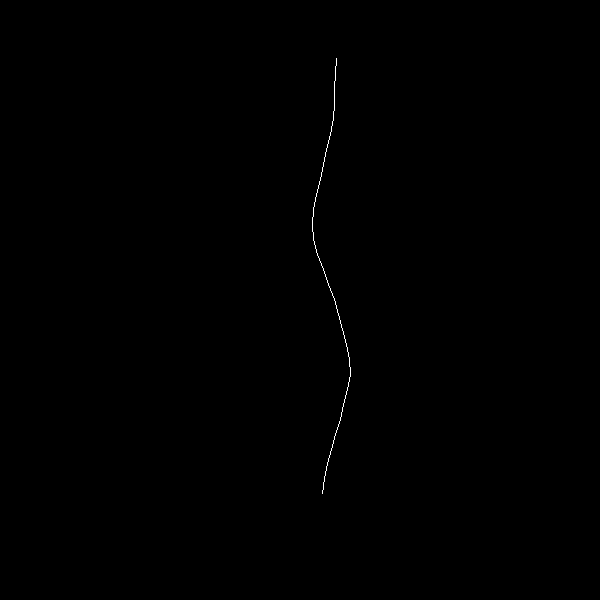
#> input picture smoothened.png, 600 x 600 px, found by its file name
$ python 4_cobb.py
#> lines starting #> are read from the running program, lines starting #| are printed output that depends on the picture; after the words box and inside, x2 and y2 are one past the last pixel; in counts of white or black regions, pixels touching at a corner belong together; long printed decimals are rounded
import cv2
import numpy as np
import matplotlib.pyplot as plt
from scipy.signal import savgol_filter
def getCoords(image):
#> called with image = 'smoothened.png'
    img= cv2.imread(image)
#> img is the input picture: shape (600, 600, 3); values 0 (black) and 225 (white), 0.12% white in thin lines or dots, all inside (x1, y1, x2, y2) = (312, 58, 351, 494)
    #cv2.imshow('try',img)
    edges = cv2.Canny(img, 60, 120)
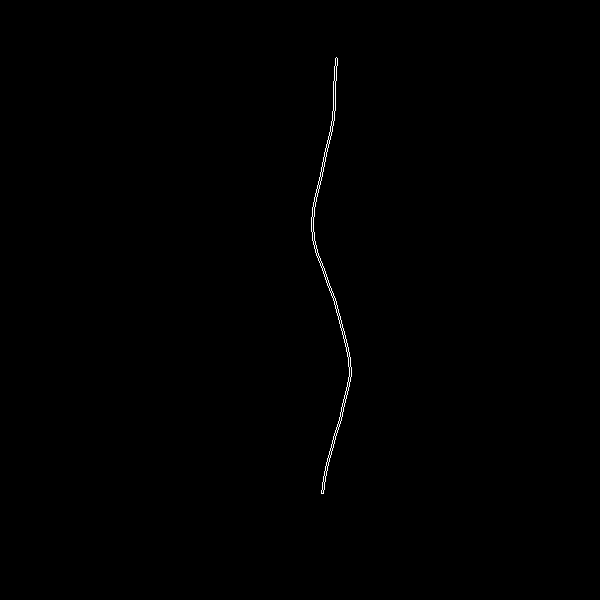
#> edges: shape (600, 600); 0.24% white in thin lines or dots, all inside (x1, y1, x2, y2) = (311, 57, 352, 494)
    imgray=~edges
    ret, thresh= cv2.threshold(imgray,10,255,0)
    #cv2.imshow('thresh',thresh)
    contours,hierarchy = cv2.findContours(thresh,cv2.RETR_TREE,cv2.CHAIN_APPROX_NONE)
#> contours = 183 contours, 168 with area under 20; largest, box (x1, y1, x2, y2) and area: (0, 0, 600, 600) 358801, (334, 80, 337, 112) 60, (332, 80, 335, 112) 60, (312, 216, 315, 233) 30, (310, 216, 313, 233) 30
    cv2.drawContours(imgray,contours,-1,(0,55,0),1)
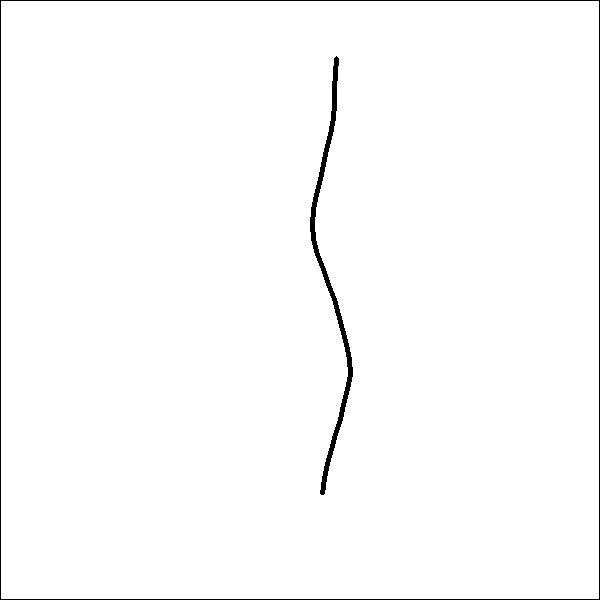
#> imgray: shape (600, 600); 98.7% white; 2 black regions, box (x1, y1, x2, y2) and area: (0, 0, 600, 600) 2396, (310, 56, 353, 495) 2187
    #cv2.imshow('contours',imgray)
    contours.pop(0)
    all_x = []
    cord = dict()
    all_y = []
    for i in range(len(contours)):
        for j in range(len(contours[i])):
            all_x.append(contours[i][j][0][0])
            all_y.append(contours[i][j][0][1])
            if (contours[i][j][0][1] in cord.keys()):
                temp = cord[contours[i][j][0][1]]
                temp.append(contours[i][j][0][0])
                cord[contours[i][j][0][1]] = temp
            else:
                cord[contours[i][j][0][1]] = [contours[i][j][0][0]]
#> after the loop, all_x = 2110 values, max 352 at index 580, min 310 at index 1342, mean 330.8; all_y = 2110 values, max 494 at index 12, min 56 at index 2107, mean 279.1; cord = 439 items
    final = {}
    for keyy in cord:
        temp = (max(cord[keyy]) + min(cord[keyy])) / 2
        final[keyy] = temp
#> this loop made 439 passes
#> (keyy, temp) on passes 1 to 3: (490, 322), (489, 323), (491, 322)
#> after the loop, final = 439 items
    from collections import OrderedDict

    finall = OrderedDict(sorted(final.items()))
#> finall = 439 items
    # plt.plot(list(finall.values()),list(finall.keys()))

    draw_x = list(finall.values())
#> draw_x = 439 values, max 350 at index 311, min 312 at index 161, mean 330.8
    draw_y = list(finall.keys())
#> draw_y = 439 values from 56 to 494
    px = []
    py = []
    for i in range(0, len(draw_x),20):
        px.append(draw_x[i])
        py.append(draw_y[i])
#> this loop made 22 passes
#> i on passes 2 to 13: 20, 40, 60, 80, 100, 120, 140, 160, 180, 200, 220, 240
#> after the loop, px = [336, 335, 334, 333, 329, 325, 321, 316, 313, 313, 318, 325, 333, 339, 344, 348, 350, 345, 341, 334, 329, 324]; py = [56, 76, 96, 116, 136, 156, 176, 196, 216, 236, 256, 276, 296, 316, 336, 356, 376, 396, 416, 436, 456, 476]

    yhat = savgol_filter(py, 11, 3)  # window size 51, polynomial order 3
#> yhat = 22 values from 56 to 476
    draw_points = (np.asarray([px, yhat]).T).astype(np.int32)  # needs to be int32 and transposed
#> draw_points = 22 rows, first 8: [336, 55], [335, 75], [334, 96], [333, 116], [329, 136], [325, 156], [321, 176], [316, 196]
    # [7 lines of commented-out code are left out]

    return(px,yhat)

X,Y=getCoords('smoothened.png')
#> X has the same summary as px in getCoords; Y = 22 values from 56 to 476
print(Y)
#| [ 56.  76.  96. 116. 136. 156. 176. 196. 216. 236. 256. 276. 296. 316.
#|  336. 356. 376. 396. 416. 436. 456. 476.]
plt.plot(X,Y)
def getSlopes(X,Y):
    slope=[]
    for i in range(len(X) - 1):
        if (X[i] == X[i + 1]):
            slope.append((Y[i] - Y[i + 1]) * 1)
        else:
            slope.append((Y[i] - Y[i + 1]) / (X[i] - X[i + 1]))
#> this loop made 21 passes
#> after the loop, slope = [-20, -20, -20, -5, -5, -5, -4, -6.67, -20, 4, 2.86, 2.5, 3.33, 4, 5, 10, -4, -5, -2.86, -4, -4]
    temp = slope[-1]
#> temp = -4
    slope.append(temp)
    return(slope)

def drawLines(X,Y,slopes):
    for i in range(0,len(X)):
        x=np.linspace(X[i]-2,X[i]+2,3)
        m=-1/slopes[i]
        plt.plot(x,m*np.array(x)+(Y[i]-X[i]*m))
#> this loop made 22 passes
#> (x, m) on passes 1 to 12: ([334, 336, 338], 0.05), ([333, 335, 337], 0.05), ([332, 334, 336], 0.05), ([331, 333, 335], 0.2), ([327, 329, 331], 0.2), ([323, 325, 327], 0.2), ([319, 321, 323], 0.25), ([314, 316, 318], 0.15), ([311, 313, 315], 0.05), ([311, 313, 315], -0.25), ([316, 318, 320], -0.35), ([323, 325, 327], -0.4)
drawLines(X,Y,getSlopes(X,Y))
M=-1/np.array(getSlopes(X,Y))
#> the loop in getSlopes (call 2), `for i in range(len(X) - 1):` made 21 passes
#> M = 22 values, max 0.35 at index 18, min -0.4 at index 11, mean 0.0409

def getThreshold(X : list, Y: list ) -> float:
    height=max(Y)-min(Y)
#> height = 420
    end_thoracic=height*12/17
#> end_thoracic = 296.5
    return(end_thoracic)

def classify(X,Y,M):
    Thoracic_slopes,Lumbar_slopes=[],[]
    threshold=getThreshold(X, Y)
#> threshold = 296.5
    for i in range(len(Y)):
        if Y[i]>threshold:
            Thoracic_slopes.append(M[i])
        else:
            Lumbar_slopes.append(M[i])
#> this loop made 22 passes
#> after the loop, Lumbar_slopes = [0.05, 0.05, 0.05, 0.2, 0.2, 0.2, 0.25, 0.15, 0.05, -0.25, -0.35, -0.4, -0.3]; Thoracic_slopes = [-0.25, -0.2, -0.1, 0.25, 0.2, 0.35, 0.25, 0.25, 0.25]
    return Thoracic_slopes,Lumbar_slopes


def CAngle(m1: float, m2:float) -> float:
    from math import atan,pi
    angle= (180/pi)*(atan(m1)-atan(m2))/(1+atan(m1)*atan(m2))
    return (abs(angle)%90)


TSlopes,LSlopes=classify(X,Y,M)
#> TSlopes has the same summary as Thoracic_slopes in classify; LSlopes has the same summary as Lumbar_slopes in classify
print(CAngle(max(M),min(M)))
#> in CAngle, `angle= (180/pi)*(atan(m1)-atan(m2))/(1+atan(m1)*atan(m2))`: angle = 47.13
#| 47.129
print(CAngle(M[0],min(TSlopes)))
#| 17.108
print(CAngle(min(LSlopes),max(LSlopes)))
#| 39.522

plt.show()
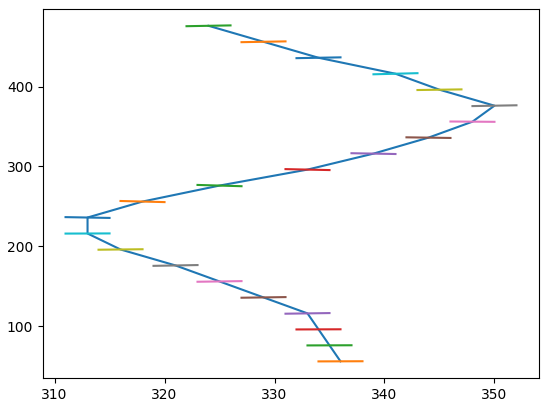
#> figure drawn by matplotlib, 1 panel
cv2.waitKey(0)
cv2.destroyAllWindows()
